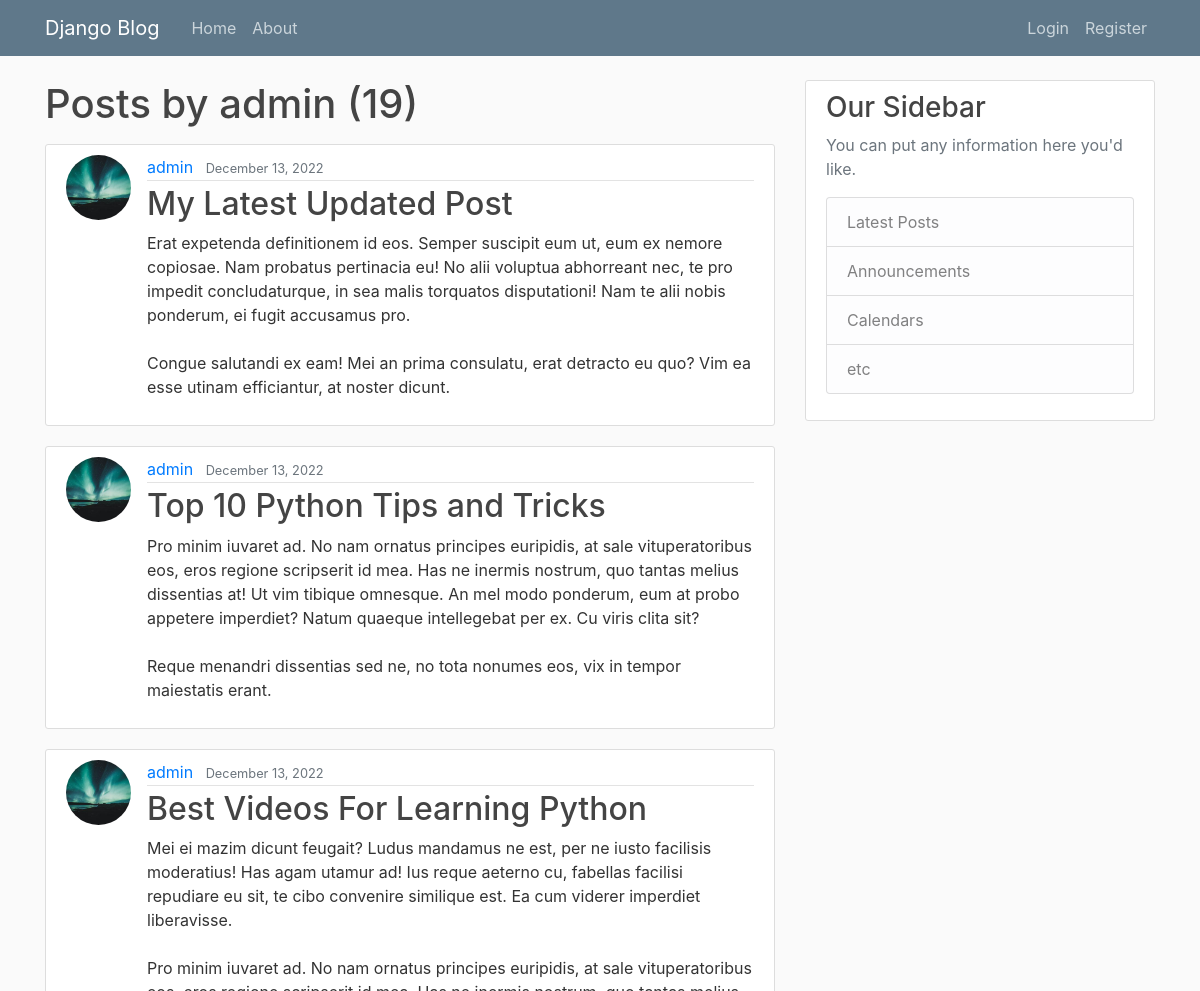
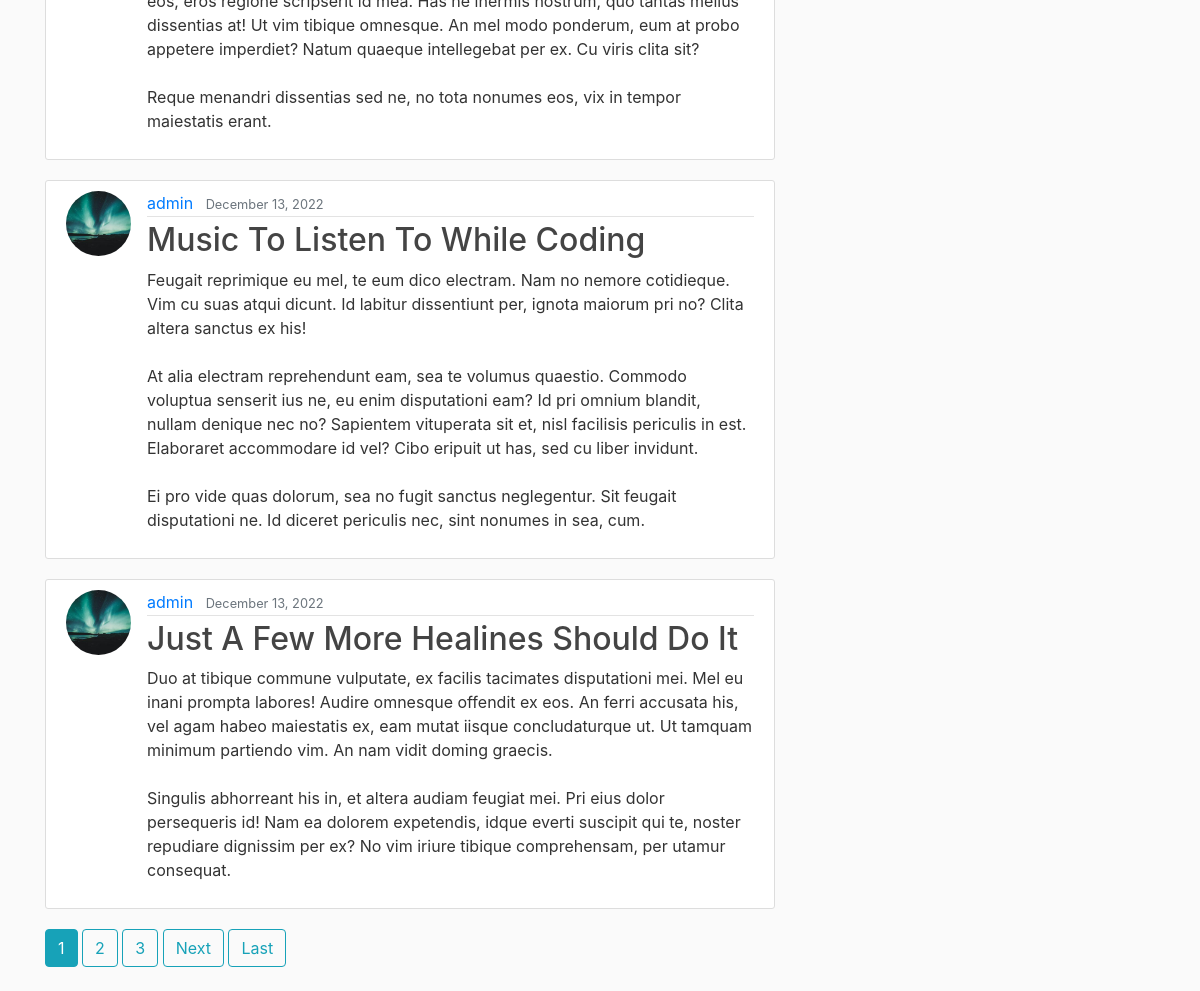
The app's page /user/admin, older data (2 pictures, top to bottom).
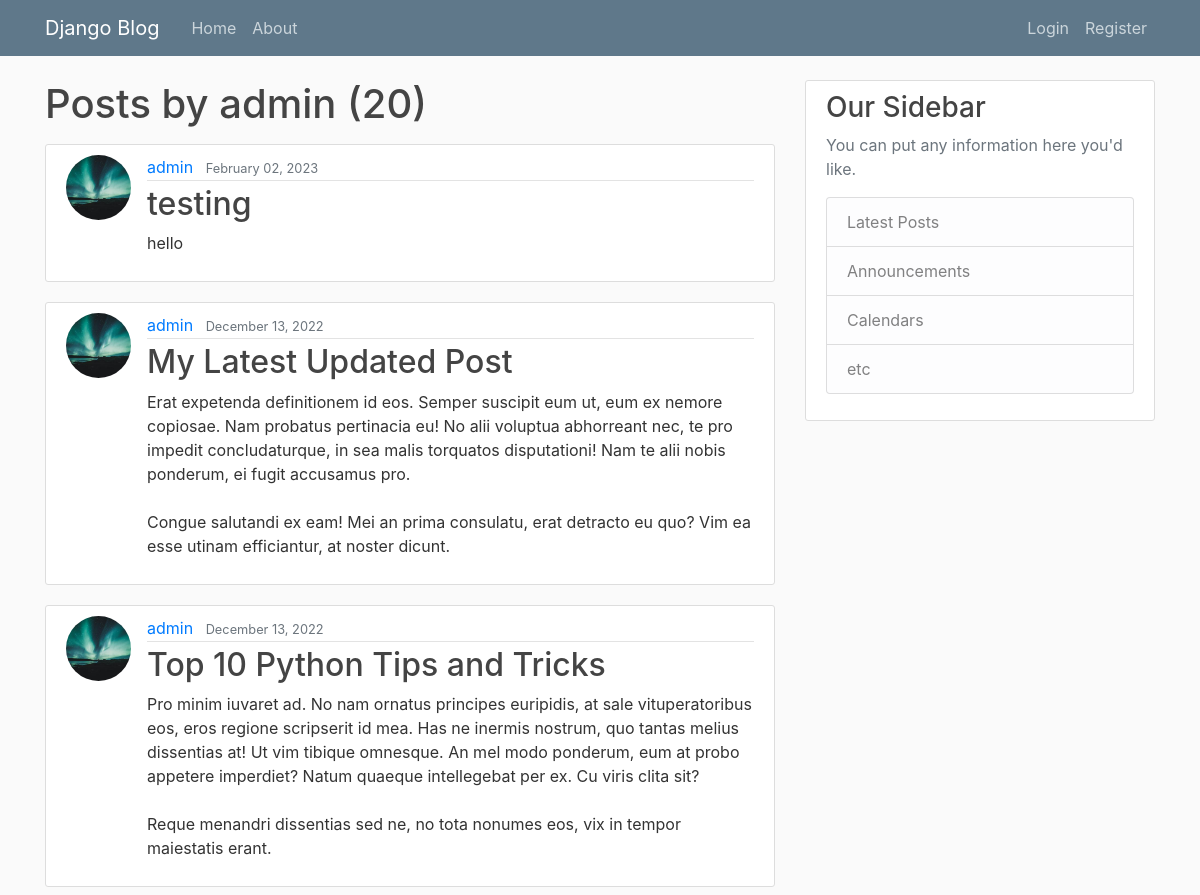
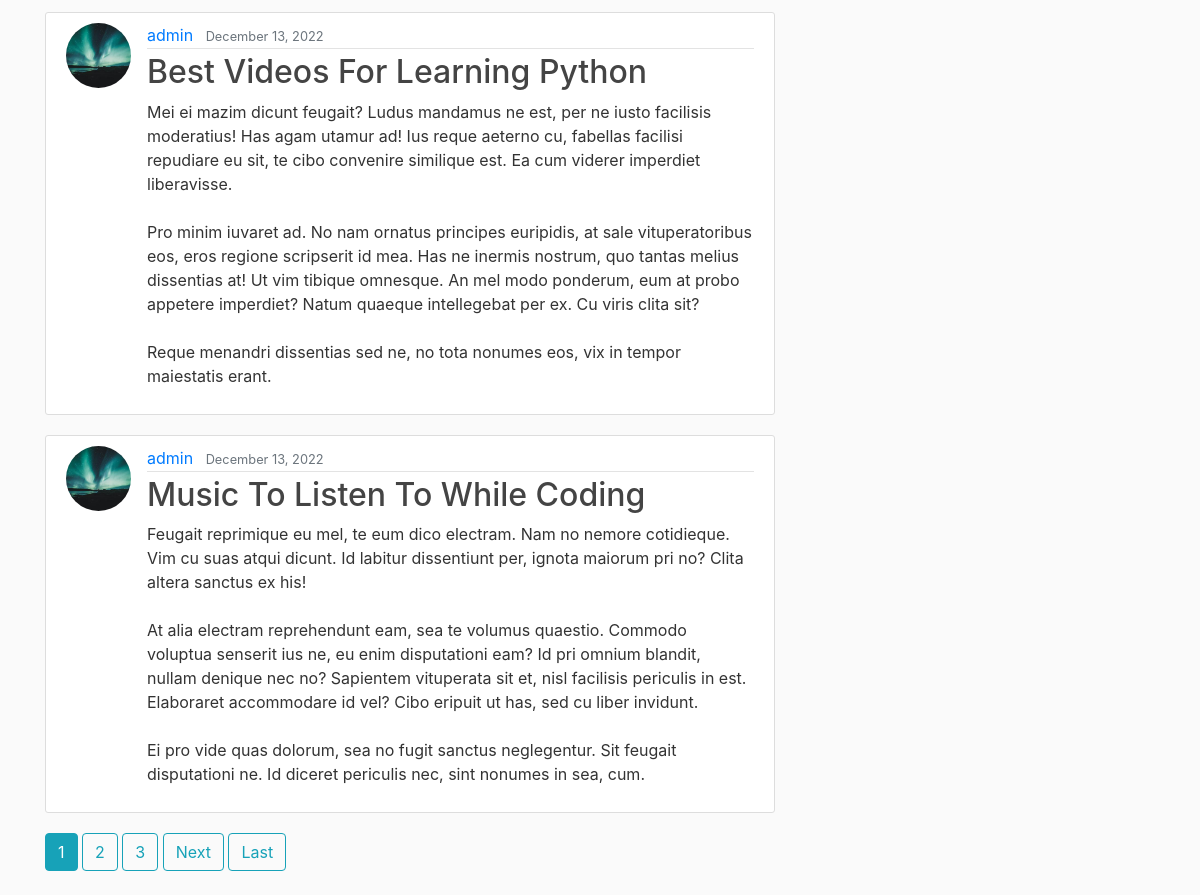
The same page, newer data (2 pictures, top to bottom).
### blog/models.py (models this page shows, shortened)
class Post(models.Model):
    title = models.CharField(max_length=100)
    content = models.TextField()
    date_posted = models.DateTimeField(default=timezone.now)
    author = models.ForeignKey(User, on_delete=models.CASCADE)

### users/models.py (models this page shows, shortened)
class Profile(models.Model):
    user = models.OneToOneField(User, on_delete=models.CASCADE)
    image = models.ImageField(default='default.jpg', upload_to='profile_pics')

### blog/views.py (the view)
# urls.py: path("user/<str:username>", UserPostListView.as_view(), name='user-posts'),
class UserPostListView(ListView):
    model = Post
    template_name = 'blog/user_posts.html' # <app>/<model>_<viewtype>.html
    context_object_name = 'posts'
    ordering = ['-date_posted']
    paginate_by = 5
    def get_queryset(self):
        user = get_object_or_404(User, username=self.kwargs.get('username'))
        return Post.objects.filter(author=user).order_by('-date_posted')

### blog/templates/blog/user_posts.html (shortened to what this page needs)
{% extends "blog/base.html" %}
{% block content %}
    <h1 class="mb-3">Posts by {{ view.kwargs.username }} ({{ page_obj.paginator.count }}) </h1>
    {% for post in posts %}
        <article class="media content-section">
            <img class="rounded-circle article-img" src="{{ post.author.profile.image.url }}">
            <div class="media-body">
                <div class="article-metadata">
                    <a class="mr-2" href="{% url 'user-posts' post.author.username %}">{{ post.author }}</a>
                    <small class="text-muted">{{ post.date_posted|date:"F d, Y" }}</small>
                </div>
                <h2><a class="article-title" href="{% url 'post-detail' post.id %}">{{ post.title }}</a></h2>
                <p class="article-content">{{ post.content }}</p>
            </div>
        </article>
    {% endfor %}
    {% if is_paginated %}
      {% for num in page_obj.paginator.page_range %}
        {% if page_obj.number == num %}
            <a class="btn btn-info mb-4" href="?page={{ num }}">{{ num }}</a>
        {% elif num > page_obj.number|add:'-3' and num < page_obj.number|add:'3' %}
            <a class="btn btn-outline-info mb-4" href="?page={{ num }}">{{ num }}</a>
        {% endif %}
      {% endfor %}
      {% if page_obj.has_next %}
        <a class="btn btn-outline-info mb-4" href="?page={{ page_obj.next_page_number }}">Next</a>
        <a class="btn btn-outline-info mb-4" href="?page={{ page_obj.paginator.num_pages }}">Last</a>
      {% endif %}
    {% endif %}
{% endblock content %}

Row changes from the older to the newer data that the page shows:
no longer on this page (row unchanged): Post: author.profile.image (picture), author "admin", date_posted "December 13, 2022", title "Just A Few More Healines Should Do It", content "Duo at tibique commune vulputate, ex facilis tacimates disputationi mei. Mel eu inani prompta labores! Audire omnesque offendit ex eos. An ferri accusata his, vel agam habeo maiestatis ex, eam mutat iisque concludaturque ut. Ut tamquam minimum partiendo vim. An nam vidit doming graecis. Singulis abhorreant his in, et altera audiam feugiat mei. Pri eius dolor persequeris id! Nam ea dolorem expetendis, idque everti suscipit qui te, noster repudiare dignissim per ex? No vim iriure tibique comprehensam, per utamur consequat."
added Post: author.profile.image (picture), author "admin", date_posted "February 02, 2023", title "testing", content "hello"
Text that changed along with them:
{{ page_obj.paginator.count }}: "19" → "20"
